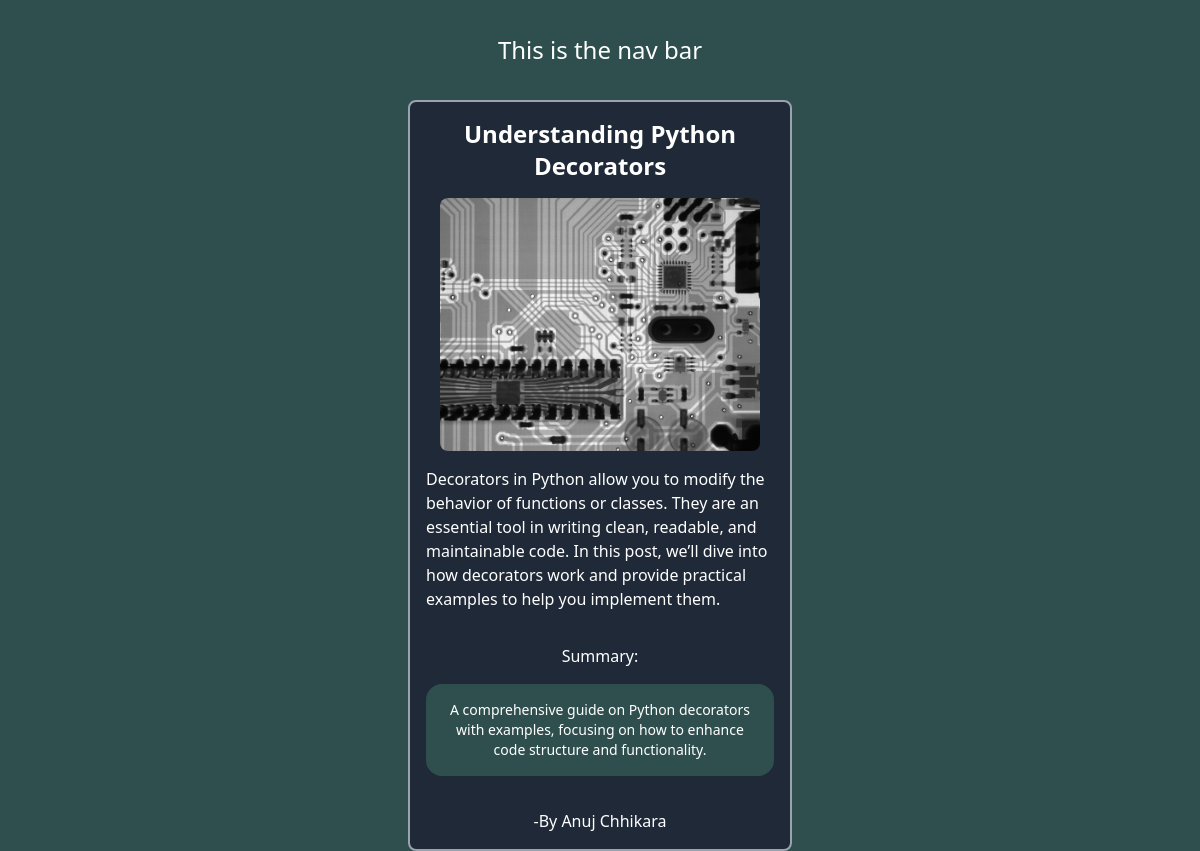
The app's page /first/3/ with its own data.
### first/models.py (models this page shows, shortened)
class Blog(models.Model):
    title=models.CharField(max_length=100)
    image=models.ImageField(upload_to='blog_images/')
    body=models.TextField()
    author = models.CharField(max_length=100, default='Anonymous')
    summary = models.TextField(default='No summary')
    created_at=models.DateTimeField(auto_now_add=True)
    updated_at= models.DateTimeField(auto_now=True)

### first/views.py (the view)
# urls.py: path('<int:blog_id>/', views.blog_details, name='blog_details'),
def blog_details(request, blog_id):
    blog = get_object_or_404(Blog, pk=blog_id)
    return render(request, 'firstTemplates/blog-details.html', {'blog': blog})

### first/templates/firstTemplates/blog-details.html (shortened to what this page needs)
{% extends "layout.html" %}
{% block content %}
    <div class="flex flex-wrap gap-4 justify-center items-center">
            <div class="flex flex-col justify-center items-center w-96  gap-4 bg-gray-800 rounded-lg p-4 border-2 border-gray-400">
                    <h2 class="text-2xl text-center font-bold">{{ blog.title }}</h2>
                    <img class="rounded-lg w-80" src="{{ blog.image.url }}" alt="{{ blog.title }}">
                    <h3>{{blog.body}}</h3>
                    <h5 class="text-center">Summary:</h5>
                    <p class="text-sm text-center">{{blog.summary}}</p>
                    <span>-By {{ blog.author }}</span>
            </div>
    </div>
{% endblock %}

### static/style.css (style rules this page uses)
body { background-color: darkslategray; color: white; }
p { text-align: center; font-size: 1.5rem; margin-top: 1rem; margin-bottom: 1rem; color: white; background-color: darkslategray; padding: 1rem; border-radius: 1rem; }

### records on screen
Blog: title "Understanding Python Decorators", image (picture), body "Decorators in Python allow you to modify the behavior of functions or classes. They are an essential tool in writing clean, readable, and maintainable code. In this post, we’ll dive into how decorators work and provide practical examples to help you implement them.", summary "A comprehensive guide on Python decorators with examples, focusing on how to enhance code structure and functionality.", author "Anuj Chhikara"
